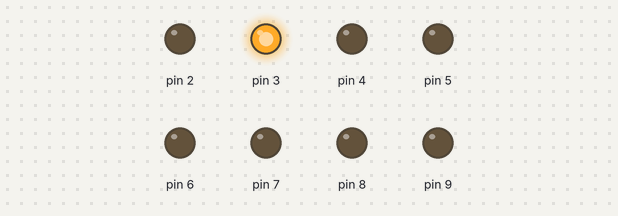
Recording of a sketch running on a simulated Arduino Uno, built with avr-gcc and run on an emulated ATmega328P. On the bench: output pins drawn as LEDs (lit = HIGH).

Above: at 0.37 s.
At 0.62 s:
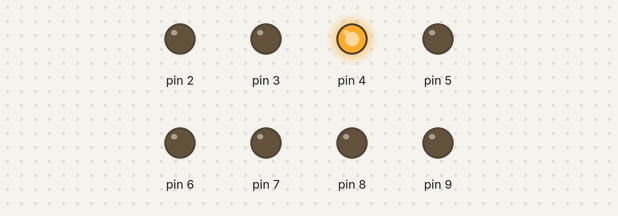
At 1.12 s:
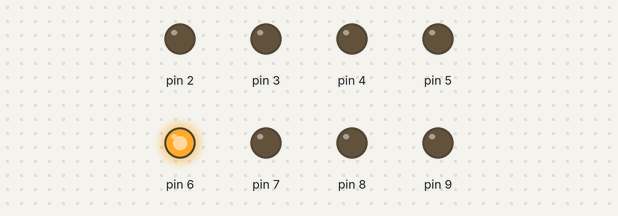
At 2.0 s:
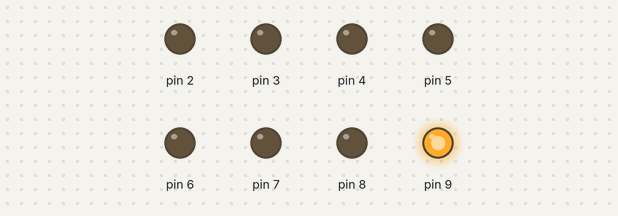
At 3.12 s:
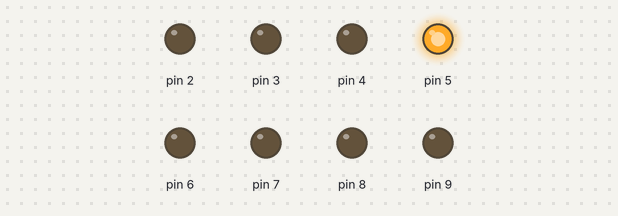
At 4.0 s:
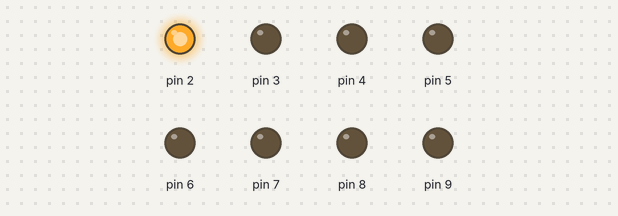
Timing chart, 0 to 5.2 s (numbered marks = the images above):
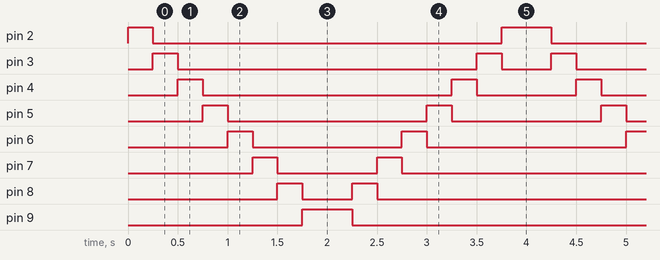

Measured:
- by itself, pin 2: repeats every 4.0 s: LOW 3.5 s, HIGH 0.50 s
- by itself, pin 3: repeats every 4.0 s: LOW 3.0 s, HIGH 0.25 s, LOW 0.50 s, HIGH 0.25 s
- by itself, pin 4: repeats every 4.0 s: LOW 2.5 s, HIGH 0.25 s, LOW 1.0 s, HIGH 0.25 s
- by itself, pin 5: repeats every 4.0 s: LOW 2.0 s, HIGH 0.25 s, LOW 1.5 s, HIGH 0.25 s
- by itself, pin 6: repeats every 4.0 s: LOW 1.5 s, HIGH 0.25 s, LOW 2.0 s, HIGH 0.25 s
- by itself, pin 7: repeats every 4.0 s: LOW 1.0 s, HIGH 0.25 s, LOW 2.5 s, HIGH 0.25 s
- by itself, pin 8: repeats every 4.0 s: LOW 0.50 s, HIGH 0.25 s, LOW 3.0 s, HIGH 0.25 s
- by itself, pin 9: alternates HIGH for 0.50 s and LOW for 3.5 s

The sketch:

007_KnightRider.ino
```cpp
void setup() {
  // put your setup code here, to run once:
  for (int i=2;i<=9;i++) {
    pinMode(i, OUTPUT);
  }
}

void loop() {
  int d = 250;
  // put your main code here, to run repeatedly:
  for(int i=2;i<=9;i++) {
    digitalWrite(9,LOW); //debugging
    digitalWrite(i, HIGH);
    if (i>0) digitalWrite(i-1, LOW);
    delay(d);
  }
  for(int i=9;i>=2;i--) {
    digitalWrite(i+1, LOW);
    digitalWrite(i, HIGH);
    delay(d);
  }
}
```
